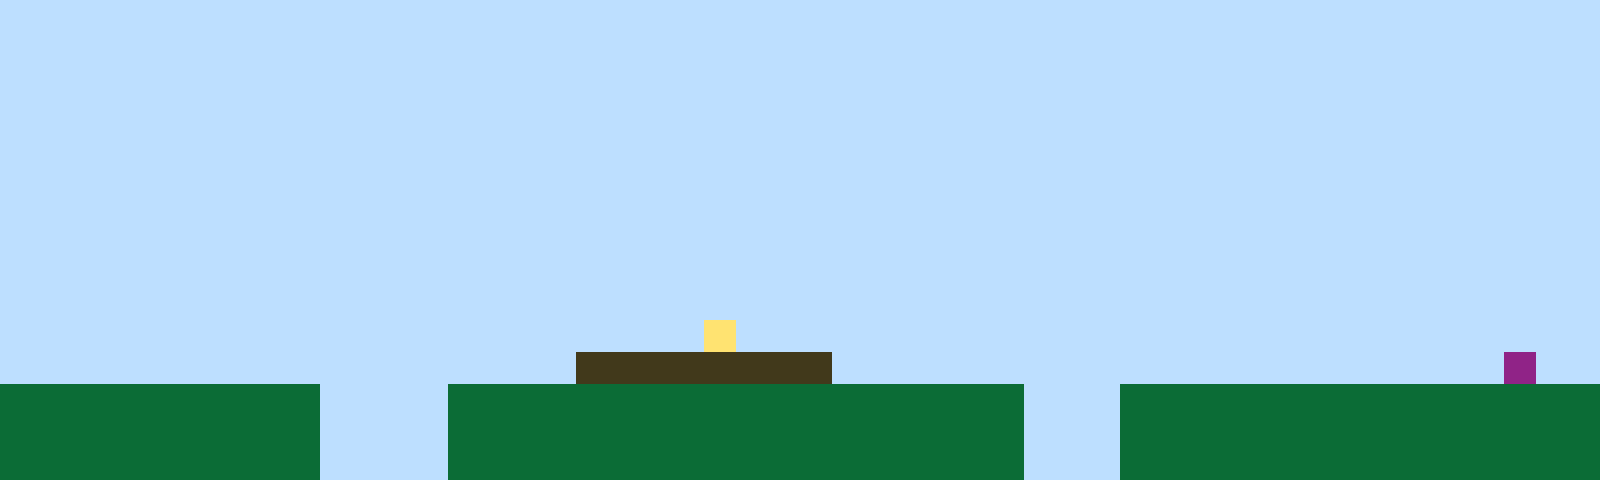

This game map was drawn from its Tiled (.tmx) file and the tilesets committed beside it. A one-line description and the full map source follow:
An orthogonal 50x15 tile map with 32x32 px tiles, 1 tile layer (Tile Layer 1).

<map version="1.10" tiledversion="1.11.2" orientation="orthogonal" renderorder="right-up" width="50" height="15" tilewidth="32" tileheight="32" infinite="0" nextlayerid="2" nextobjectid="1"><editorsettings><export target="map1.csv" format="csv" /></editorsettings><tileset firstgid="1" name="sprites" tilewidth="32" tileheight="32" tilecount="6" columns="3"><image source="sprites.png" width="96" height="64" /></tileset><layer id="1" name="Tile Layer 1" width="50" height="15"><data encoding="csv">1,1,1,1,1,1,1,1,1,1,1,1,1,1,1,1,1,1,1,1,1,1,1,1,1,1,1,1,1,1,1,1,1,1,1,1,1,1,1,1,1,1,1,1,1,1,1,1,1,1,1,1,1,1,1,1,1,1,1,1,1,1,1,1,1,1,1,1,1,1,1,1,1,1,1,1,1,1,1,1,1,1,1,1,1,1,1,1,1,1,1,1,1,1,1,1,1,1,1,1,1,1,1,1,1,1,1,1,1,1,1,1,1,1,1,1,1,1,1,1,1,1,1,1,1,1,1,1,1,1,1,1,1,1,1,1,1,1,1,1,1,1,1,1,1,1,1,1,1,1,1,1,1,1,1,1,1,1,1,1,1,1,1,1,1,1,1,1,1,1,1,1,1,1,1,1,1,1,1,1,1,1,1,1,1,1,1,1,1,1,1,1,1,1,1,1,1,1,1,1,1,1,1,1,1,1,1,1,1,1,1,1,1,1,1,1,1,1,1,1,1,1,1,1,1,1,1,1,1,1,1,1,1,1,1,1,1,1,1,1,1,1,1,1,1,1,1,1,1,1,1,1,1,1,1,1,1,1,1,1,1,1,1,1,1,1,1,1,1,1,1,1,1,1,1,1,1,1,1,1,1,1,1,1,1,1,1,1,1,1,1,1,1,1,1,1,1,1,1,1,1,1,1,1,1,1,1,1,1,1,1,1,1,1,1,1,1,1,1,1,1,1,1,1,1,1,1,1,1,1,1,1,1,1,1,1,1,1,1,1,1,1,1,1,1,1,1,1,1,1,1,1,1,1,1,1,1,1,1,1,1,1,1,1,1,1,1,1,1,1,1,1,1,1,1,1,1,1,1,1,1,1,1,1,1,1,1,1,1,1,1,1,1,1,1,1,1,1,1,1,1,1,1,1,1,1,1,1,1,1,1,1,1,1,1,1,1,1,1,1,1,1,1,1,1,1,1,1,1,1,1,1,1,1,1,1,1,1,1,1,1,1,1,1,1,1,1,1,1,1,1,1,1,1,1,1,1,1,1,1,1,1,1,1,1,1,1,1,1,1,1,1,1,1,1,1,1,1,1,1,1,1,1,1,1,1,1,1,1,1,1,1,1,1,1,1,1,1,1,1,1,1,1,1,1,1,1,1,1,1,1,1,1,1,1,1,1,1,1,1,1,1,4,1,1,1,1,1,1,1,1,1,1,1,1,1,1,1,1,1,1,1,1,1,1,1,1,1,1,1,1,1,1,1,1,1,1,1,1,1,1,1,1,1,1,1,1,1,3,3,3,3,3,3,3,3,1,1,1,1,1,1,1,1,1,1,1,1,1,1,1,1,1,1,1,1,1,6,1,1,2,2,2,2,2,2,2,2,2,2,1,1,1,1,2,2,2,2,2,2,2,2,2,2,2,2,2,2,2,2,2,2,1,1,1,2,2,2,2,2,2,2,2,2,2,2,2,2,2,2,2,2,2,2,2,2,2,2,2,2,1,1,1,1,2,2,2,2,2,2,2,2,2,2,2,2,2,2,2,2,2,2,1,1,1,2,2,2,2,2,2,2,2,2,2,2,2,2,2,2,2,2,2,2,2,2,2,2,2,2,1,1,1,1,2,2,2,2,2,2,2,2,2,2,2,2,2,2,2,2,2,2,1,1,1,2,2,2,2,2,2,2,2,2,2,2,2,2,2,2</data></layer></map>
